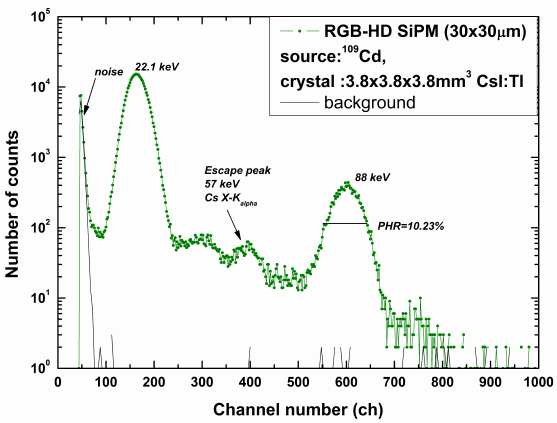
#> input picture report_template/the-energy-spectrum-of-88-kev-gamma-rays.png, 557 x 423 px; the run also reads 1 picture not shown here
$ jupyter execute --allow-errors report_template_2.ipynb   (older library calls are emulated)
#> lines starting #> are read from the running program, lines starting #| are printed output that depends on the picture
# Tandem Piercer Experiment - Report

## Intro

This fundamental physics experiment was originally invented by American electrical engineer Eric Reiter.

Tandem Piercer Experiment (TPE) is based on Reiter's long research and study of semiclassical electron model, so-called threshold model (also called accumulation hypothesis or loading theory). TPE demonstrates how two scintillation detectors placed in tandem geometry together with gamma-ray sources can produce an effect which may either support the threshold model or indicate an unexplained anomaly in fundamental physics.

TPE resembles the beam split coincidence experiment in certain ways. TPE also has implications in the wave-particle duality theory. The loading theory for electrons was first proposed by Max Planck (now known as his second theory) and contemporary physicists. Later on, the loading theory was abandonded by the very same scientists, which caused that the loading theory was rejected and eventually forgotten in the mainstream physics. TPE experiment and its result raises those previous ideas in the daylight again and forces us to ask, if there is still room for the semiclassical interpretation in fundamental physics.

## Required devices

I started studying the experiment at April 2021. At summer, I programmed Python GUI application with `PyQT` to control the flow of the measurements in the experiment. Finally, at the end of the year I had required devices and gadgets ready to replicate the experiment:

- Two gamma-ray detectors, namely NaI(Tl) scintillators with photo multipliers (`Hamamatsu`)
- High-voltage generator for the detectors, up to +-2000V (`na`)
- Two single channel analyzers (SCA) with pre-amps for generating square pulses from gamma-radiation (`Ortec 490B`)
- Bipolar DC power supplies (+-24V and +-12V) for above devices
- Digital four channel USB oscilloscope for triggering square pulses and data acquisition of raw pulses from both detectors (`PicoScope 2405A`)
- Isotopes / radionuclides to produce a constant stream of gamma-rays: `Cd-109 1μCi`, `Cd-109 10μCi`, and `Co-57 10μCi`
- Custom programmed Python application for the experiment

To analyse gamma-pulses and the pulse height spectrum as well as generating the coincident time difference histogram, controlling the flow of the measurements, and finally making a report from the experiment, it was required to program a custom application. I did it with Python which I knew best to fit for this purpose. PicoScope provides a native application to use with their oscilloscope. It quided me at the start of the project, but PicoScope application 6.0 cannot provide graphs, histograms and calculate or store values that are required in the Tandem Piercer Experiment. Also, open-source projects related to gamma spectroscopy in GitHub were not directly suitable for my purpose, even thought I got plenty of help to start with my own application from Günter Quast, who is a German particle physicist and the author of `picoDAQ` and `picoCosmo` Python packages.

## Theoretical study

While waiting for the radionuclides to be imported from USA (https://spectrumtechniques.com) to Finland and tolled according to free limit examption values directed by STUK - Finnish Radiation and Nuclear Safety Authority (https://www.stuklex.fi/en/ohje/ST1-5, Appendix C), I finished editing and sent my first peer-review article to Methodology journal. In the essay, I discussed about the Reiter's work and my observations getting new controversial ideas out from the dissident physics world to a wider review. Tandem Piercer Experiment essay was published in the second issue of the Journal of Methodology in 24th of December, 2021: https://www.journalofmethodology.com/en/publications/

## This document

This Jupyter notebook document is a semi-automated report from each measurement step run in the Tandem Piercer Experiment. The report is generated by running the custom application from console. Python application open-source code can be retrieved from my Github project repository: https://github.com/markomanninen/tandempiercerexperiment

In this document I'm not discussing in details about the inner function of the devices, how to use all of them in the experiment nor how the custom Python application works. Also, the final implications and interpretations of the results are left to another time. To have a firm understanding about the experiment and its results it is required to run the experiment constantly by various parameters in different environments. This report is just one experiment among the many that collectively may work as an evidence for anomaly.

### Contents

This report contains data tables and graphs, tables, and explanations from each measurement steps in TPE. The first step (1) is to detect the gamma-ray photopeak from the spectrum. The second step (2) is to measure the chance rate of the gamma-ray photopeaks. The third step (3) is to measure the background rate. The fourth and the final step (4) is to measure coincidences of the gamma-ray photopeaks in the tandem geometry of the detectors.

The final result is called Unquantum Effect Ratio or UQE in short. Unquantum-term is used because the chance rate measured in the seconds step shows the statistical prediction of the coincident gamma peaks according to quantum mechanics. The result of the Tandem Piercer Experiment, on the other hand, yields a correlation between the detectors, not just random distribution of coincidences equal to chance. If UQE is bigger than one, it means that the coincidence rate of gamma-ray photo peaks exceeds the chance rate. This should not happen in the quantum world, because the electron ionization in the scintillator produced by a single gamma-ray is expected to consume all of its energy in the process. But, for some reason, we often witness that is not the case in the Tandem Piercer Experiment. There seems to be more coincidences between the detectors than expected. How could that be explained? I hope that by these reports we can gather more data and understanding what is happening in the experiment.

Let us go through all four steps in the experiment:

1. [Step 1 - Detect Gamma photopeak](#Step-1---Detect-Gamma-ray-photopeak)
2. [Step 2 - Measure chance rate](#Step-2---Measure-chance-rate)
3. [Step 3 - Measure background coincidence rate](#Step-3---Measure-background-coincidence-rate)
4. [Step 4 - Measure tandem coincidence rate](#Step-4---Measure-tandem-coincidence-rate)

I will explain each step and show the results of the experiment at the end.

<h2 style="color:green; padding-bottom:15px">{experiment_name} - {created}</h2>

## Step 1 - Detect Gamma-ray photopeak

This is a crusial part of the experiment. We need to produce the pulse height spectrum of the selected isotope and pinpoint the gamma-ray photopeak (later called just gammas) from it. We rather think gammas as clicks in the detector without commiting too much, at this point, what is the physical ontology of the gamma-ray in the electromagnetic spectrum.

By the previous work of scientists in the history, we know that gammas reside in the certain energy level (keV) for specific isotopes. Reiter has found two isotopes which can be used in the Tandem Piercer Experiment, namely `Cadmium 109` and `Cobalt 57`. They have the most clear and distinguished photopeaks in the NaI(Tl) scintillators. Corresponding gammas for `Cadmium 109` and `Cobalt 57` can be found from `88keV` and `122keV` respectively (https://www.cpp.edu/~pbsiegel/bio431/genergies.html). Other criteria among the clear photopeak is the half-life time, which also must be some reasonable value to make the experiment possible. Half-lifes for `Cadmium 109` and `Cobalt 57` are `453 days` and `279 days`, which are suitable for doing the experiment over a few years.

In this experiment the following source is used:

<h3 style="color:red; padding-bottom:15px">{pulse_source}</h3>

The first part is the name of the isotope. The second part is the activity value in microcuries (μCi). 1μCi means 3.70 × 10<sup>4</sup> disintegrations per second which is another way of denoting the radionuclide activity in Becquerels (Bq). Examption values declared by STUK limits that, as a consumer, I can use radionuclides up to 10μCi (10<sup>6</sup>Bq to be precise) to handle it safely. Radiation with 10μCi source is practically zero when measuring radiation ten centimeters from the source. Thus, the isotope source needs to be set very close to the detectors, within few centimeters.

The reference shape of the spectrum for {pulse_source} is shown below.

[cell 1]
from IPython.display import display
from PIL import Image
# Use show_image helper function as a shortcut to display images.
def show_image(file, width=640, height=480):
#> called with width = 640, height = 480
    image  = Image.open(file)
#> image is the input picture: PIL image 557x423 RGB; mean R, G, B 238, 239.8, 237.9
    aspect = width / float(height)
    display(image.resize((int(aspect * height), int(width / aspect)), Image.ANTIALIAS))

show_image('the-energy-spectrum-of-88-kev-gamma-rays.png')

Source: https://www.researchgate.net/publication/264674849_Performance_of_FBK_high-density_SiPMs_in_scintillation_spectrometry, Figure 14.

Even thought the above specturm is made with SiPM detector, it is similar to Thallium doped Sodium Iodide - shortly `NaI(Tl)` - scintillator used in TPE.

Pulse height spectrum is made of getting maximum value of the pulses retrieved from the oscilloscope which corresponds to channel number in the above picture. Maximum values are then collected and plotted to the graph which shows how certain values start to cumulate as peaks in the graph. In my graphs, I use Volts in x-axis which are converted from ADC digital values provided by PicoScope. So, in practice there are three common ways of denoting the x-axis: channel numbers, Volts, and ADC. Also the keV could be used if the gamma photopeak is defined to its location in the X-axis.

*Note: You should not confuse pulse height spectrum channel-term with the A, B, C, D channels I'm using to refer the four different signal channels in the oscilloscope.*

There are also Multichannel Analyzers (MCA) devices that could do the pulse height spectrum. I have done the same with Python by getting max value of the each signal data buffer when PicoScope has triggered and found a pulse coming from the raw signal of the detector. In practice, getting the pulse height spectrum in my set up is a combination of triggering the SCA square wave pulse and at the same time retrieving data from the corresponding raw pulse signal.

### Identifying gamma-ray photopeak from the pulse height spectrum

There is no straight way to know the exact place of the gamma peak in the spectrum because the details of the spectrum differ  according to used devices, amplification levels, and pulse height algorithms. One needs to know the characteristic shape of the specific isotopes spectrum and then decide the region based on the hints given for example by x-ray peak (22.1keV in above picture), escape peaks and other unique shapes in the spectrum.

Following is the full spectrum of {pulse_source} in this experiment:

[cell 2]
show_image('full_spectrum.png')
#> call 2 of show_image, with file = 'full_spectrum.png', width = 640, height = 480
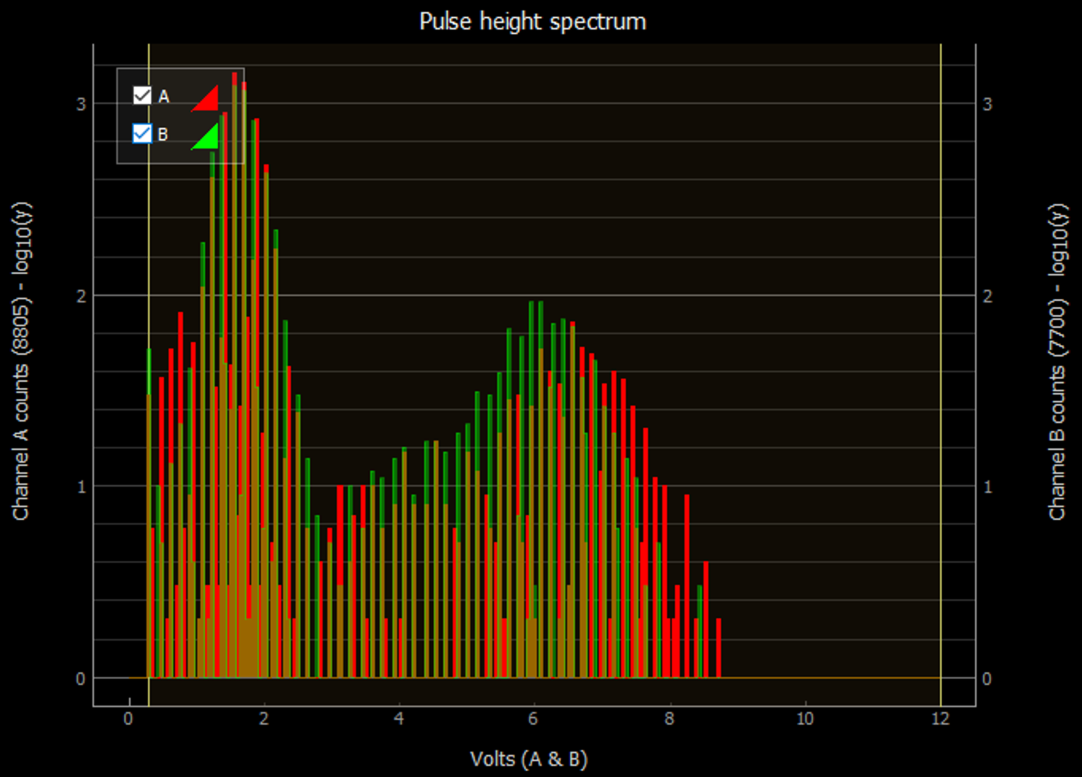
#> input picture report_template/full_spectrum.png, 2163 x 1553 px (shown at 1/2 size)
#> in show_image, image is the input picture: PIL image 2163x1553 RGB; mean R, G, B 30.4, 21.6, 6.3
#> in show_image (call 2), `display(image.resize((int(aspect * height), int(width / aspect)), Imag..`:
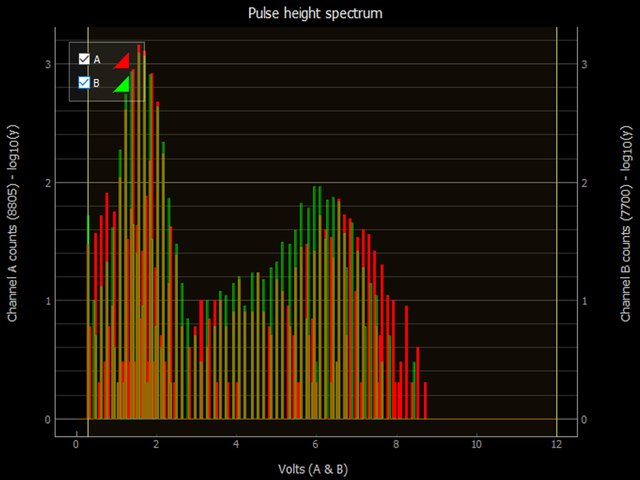
#> shown: PIL image 640x480 RGB; mean R, G, B 30.4, 21.8, 6.4

Manually selected region for gammas is shown below:

[cell 3]
show_image('gamma_region.png')
#> call 3 of show_image, with file = 'gamma_region.png', width = 640, height = 480
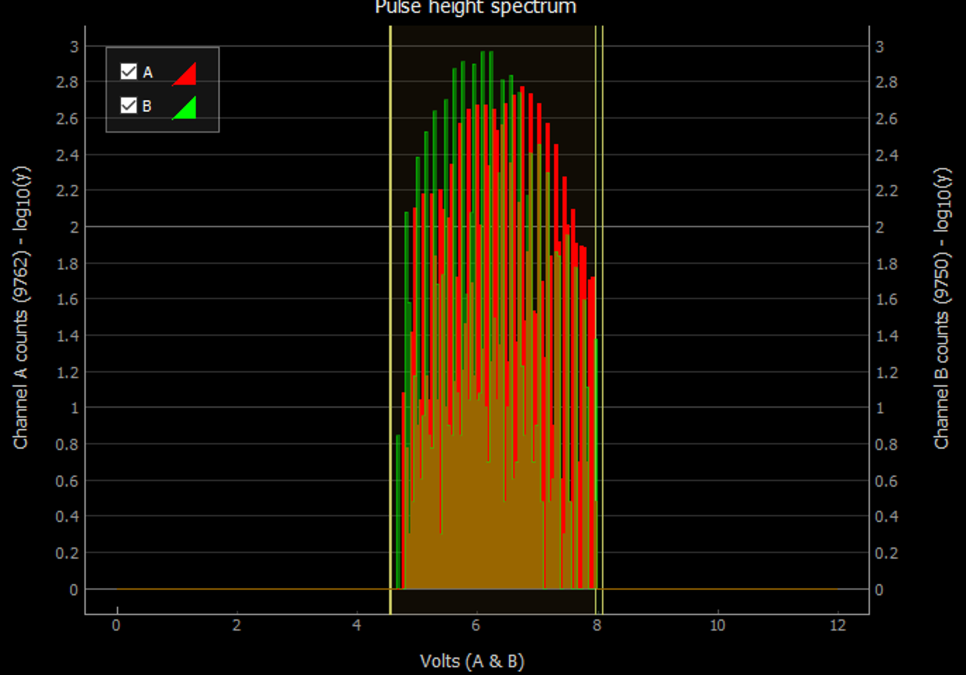
#> input picture report_template/gamma_region.png, 1932 x 1350 px (shown at 1/2 size)
#> in show_image, image is the input picture: PIL image 1932x1350 RGB; mean R, G, B 25.2, 16.5, 5.1
#> in show_image (call 3), `display(image.resize((int(aspect * height), int(width / aspect)), Imag..`:
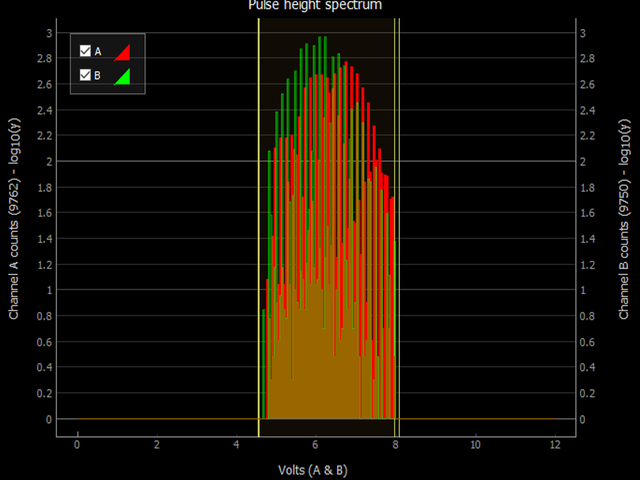
#> shown: PIL image 640x480 RGB; mean R, G, B 25.4, 16.8, 5.3

ADC gamma region limits for the channels (detector A and B) are manually defined according to heuristic interpretation of the spectrum. The selected gamma region is then used in the further measurement steps. The full spectrum region can be used in the optional background radiation measurement steps 1.2 and 1.3.

*Note: We can do different variations of the experiment by tightening and widening the selected gamma region.*

Once the discrimination process is done, the region of gamma is identified, and ADC values are saved to `regions.json` file, it is possible to proceed to the first actual measurement step in the experiment. Before that, I want to explain how gamma pulses are retrieved and plotted in the GUI application.

## Typical gamma pulses

[cell 4]
show_image('typical_gamma_pulses_after_descrimination.png', 1000)
#> call 4 of show_image, with width = 1000, height = 480
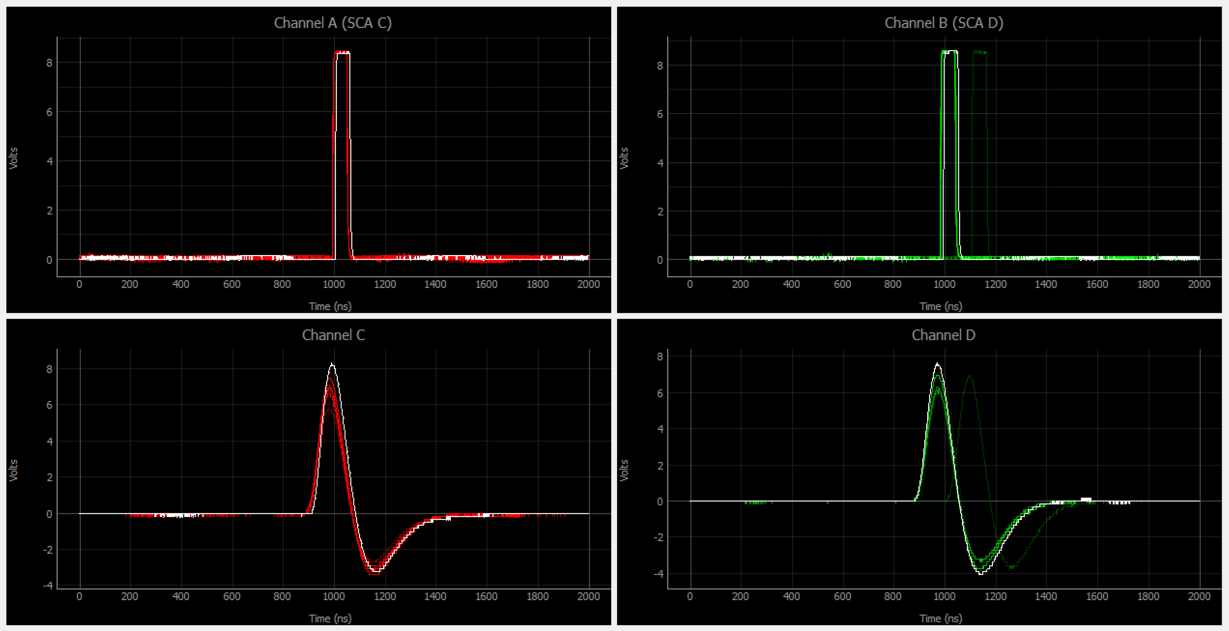
#> input picture report_template/typical_gamma_pulses_after_descrimination.png, 3686 x 1892 px (shown at 1/3 size)
#> in show_image, image is the input picture: PIL image 3686x1892 RGB; mean R, G, B 16.2, 15.8, 15.1
#> in show_image (call 4), `display(image.resize((int(aspect * height), int(width / aspect)), Imag..`:
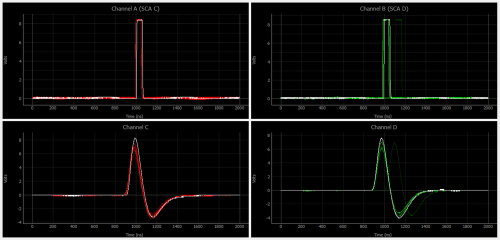
#> shown: PIL image 1000x479 RGB (shown at 1/2 size); mean R, G, B 16.6, 16.2, 15.5

Here we see all four channels' data from the oscilloscope. Channels A and B are SCA generated square pulses. Channels C and D are the corresponding raw pulse signals. Channel A square pulse is created by SCA module from the Channel C raw data (red). Same with B & D (green). Y-axis of the plot is the height / amplitude of the pulse signal in Volts. X-axis is the location of the pulse data in nanosecond (10<sup>-9</sup>) scale.

White plot line indicates the pulse that happens to have the greatist height in the collected pulses. There are maximum of 25 pulses in the memory of the application at the time. Pulses fade away older they get, so in reality the above picture is a snapshot of the animated view to the pulses coming from the oscilloscope to the Python application.

SCA module detects the pulse from the detector and creates a high precision square pulse. The square pulse height and width provided by SCA module are always same, while the curve of the pulses in raw signal has various shape, length and height. In my experiment set up, I rely on the SCA nuclear instrumentation (NIM) module, because they are dedicated on analyzing gamma- and x-ray pulses. SCA provides a square pulse with high precision up to picoscale which means that I have a good starting point on measuring the distance between coincident pulses between the two different channels (red Channel A & green Channel B in the picture).

### Regarding the resolution and time window

In the following measurements I'm going to need this information to generate a time difference histogram to see, that coincidences have centered peak in the graph. The time difference is measured by getting the starting point of the square wave when they appear on both channels A & B, and then taking a time difference between the starting points. Althought the view of the time difference histogram has no value in the final equations to calculate the Unquantum Effect Ratio, it gives a hint that the coincidences we are gathering, happens very close in time. Gamma-ray is supposed to travel between two closely oriented detectors in light-speed in a nanosecond or even less. The resolution of the PicoScope model I have, is 2ns when using all four channels (1ns when using two channels), so that is the best precision I can get to the coincident clicks. In the reality, since there are many electrical devices starting from the scintillators and photomultipliers, BNC plus USB-cables, and noise coming to the system from various places, we deduce that coincident clicks may differ from less than a nanosecond up to 100 nanoseconds in the application level. Using a longer time window, up to 300-1000ns is good on the other hand, because it will reveal random coincidences and also, if there is something unexpected going on in the signal.

NOTE: Tadem Piercer Experiment does not strictly speaking require SCA module. Same could be achieved with two channel oscilloscope by analyzing peaks in the raw data for example with `scipy.find_peaks` algorithm. But as said, I rely on the SCA NIM module, which seems to make things more robust.

### Detectors setup

In the first step, when we are producing the full spectrum and setting up the gamma region, the detectors are in the geometry, that is same as for the true coincidence measurement (or sandwich test as we often call it):

[cell 5]
show_image('true_coincidence_setup.jpg')
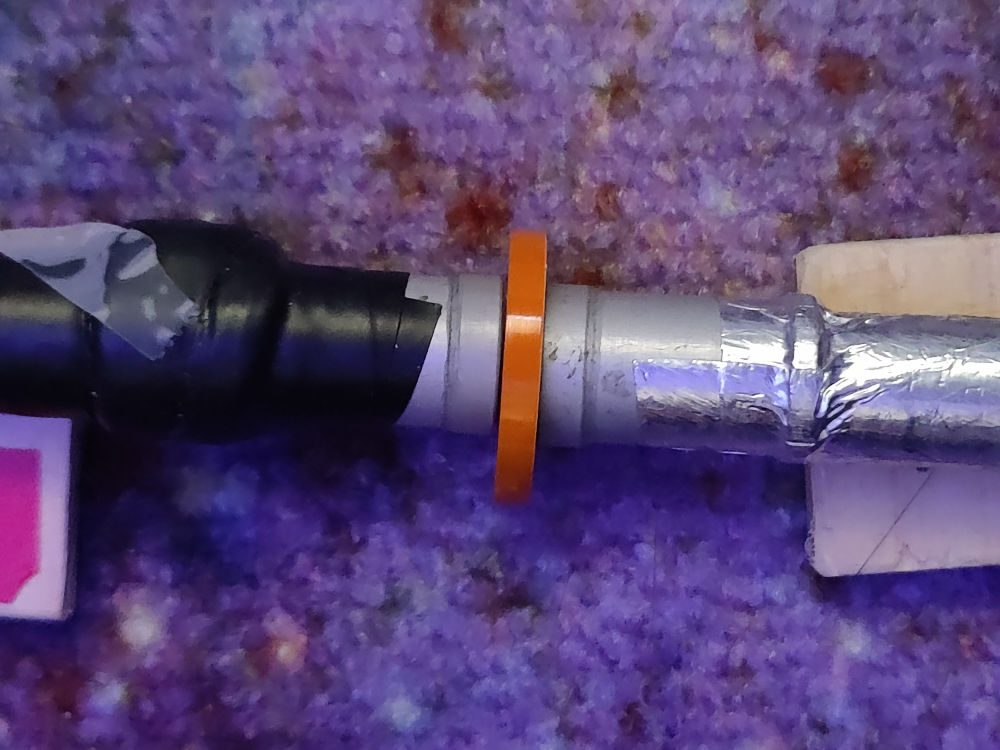
#> input picture report_template/true_coincidence_setup.jpg, 4000 x 3000 px (shown at 1/4 size)
#> in show_image, image is the input picture: PIL image 4000x3000 RGB; mean R, G, B 91.4, 71.6, 118.3
#> (the rest of the program and of its run is left out)
